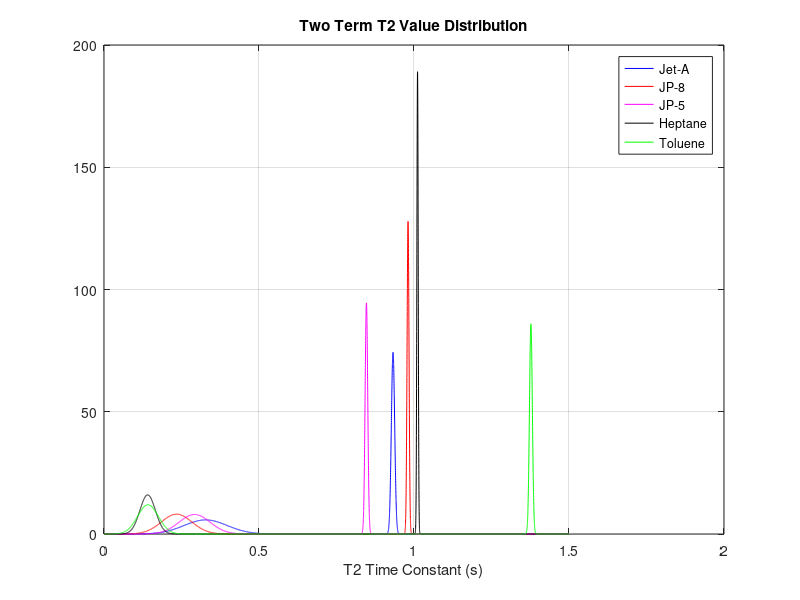

Write MATLAB code to recreate this figure.
clc
clear all

t2 = 0:0.0001:1.5;

name1 = 'Jet-A';
sd1 = 0.06924;
u1 = 0.32776;
n1 = normpdf(t2,u1,sd1);
sd11 = 0.00537;
u11 = 0.93231;
n11 = normpdf(t2,u11,sd11);
n1 = n1 + n11;


name2 = 'JP-8';
sd2 = 0.04915;
u2 = 0.23428;
n2 = normpdf(t2,u2,sd2);
sd22 = 0.00312;
u22 = 0.98077;
n22 = normpdf(t2,u22,sd22);
n2 = n2 + n22;

name3 = 'JP-5';
sd3 = 0.05003;
u3 = 0.2923;
n3 = normpdf(t2,u3,sd3);
sd31 = 0.00422;
u31 = 0.84652;
n31 = normpdf(t2,u31,sd31);
n3 = n3 + n31;

name4 = 'Shell SPK';
sd4 = 0.01834;
u4 = 0.07253;
n4 = normpdf(t2,u4,sd4);
sd41 = 0.00328;
u41 = 1.02136;
n41 = normpdf(t2,u41,sd41);
n4 = n4 + n41;

name5 = 'Shell CPK';
sd5 = 0.22913;
u5 = 0.37406;
n5 = normpdf(t2,u5,sd5);
sd51 = 0.03385;
u51 = 1.0032;
n51 = normpdf(t2,u51,sd51);
n5 = n5 + n51;

name6 = 'Gevo-ATJ'; 
sd6 = 0.14526;
u6 = 0.26154;
n6 = normpdf(t2,u6,sd6);
sd61 = 0.01184;
u61 = 0.90647;
n61 = normpdf(t2,u61,sd61);
n6 = n6 + n61;

name7 = 'Heptane'; 
sd7 = 0.02492;
u7 = 0.14081;
n7 = normpdf(t2,u7,sd7);
sd71 = 0.00211;
u71 = 1.01141;
n71 = normpdf(t2,u71,sd71);
n7 = n7 + n71;

name8 = 'Toluene'; 
sd8 = 0.03336;
u8 = 0.1418;
n8 = normpdf(t2,u8,sd8);
sd81 = 0.00464;
u81 = 1.37713;
n81 = normpdf(t2,u81,sd81);
n8 = n8 + n81;

plot(t2,n1,'b',t2,n2,'r',t2,n3,'m',t2,n7,'k',t2,n8,'g')
grid
%axis([0 1.25 0 80])
legend(name1,name2,name3,name7,name8)
title('Two Term T2 Value Distribution')
xlabel('T2 Time Constant (s)')



